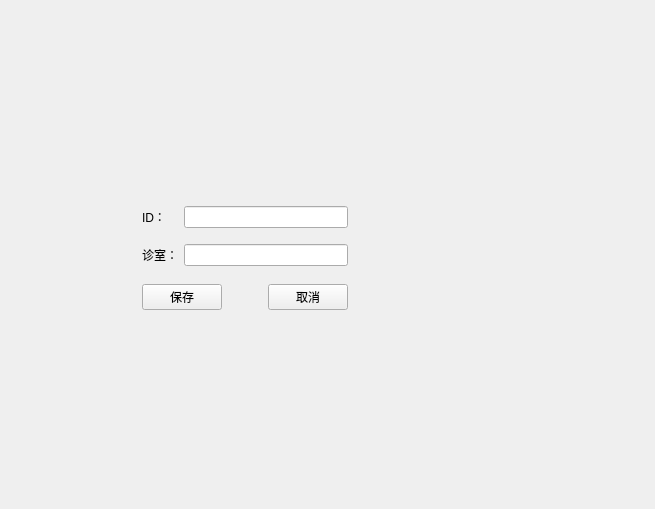
<?xml version="1.0" encoding="UTF-8"?>
<ui version="4.0">
 <class>DepartmentEditView</class>
 <widget class="QWidget" name="DepartmentEditView">
  <property name="geometry">
   <rect>
    <x>0</x>
    <y>0</y>
    <width>655</width>
    <height>509</height>
   </rect>
  </property>
  <property name="windowTitle">
   <string>Form</string>
  </property>
  <layout class="QGridLayout" name="gridLayout_2">
   <item row="0" column="2">
    <spacer name="verticalSpacer">
     <property name="orientation">
      <enum>Qt::Vertical</enum>
     </property>
     <property name="sizeHint" stdset="0">
      <size>
       <width>20</width>
       <height>156</height>
      </size>
     </property>
    </spacer>
   </item>
   <item row="0" column="3" rowspan="2">
    <spacer name="horizontalSpacer_2">
     <property name="orientation">
      <enum>Qt::Horizontal</enum>
     </property>
     <property name="sizeHint" stdset="0">
      <size>
       <width>130</width>
       <height>20</height>
      </size>
     </property>
    </spacer>
   </item>
   <item row="1" column="0">
    <spacer name="horizontalSpacer">
     <property name="orientation">
      <enum>Qt::Horizontal</enum>
     </property>
     <property name="sizeType">
      <enum>QSizePolicy::Fixed</enum>
     </property>
     <property name="sizeHint" stdset="0">
      <size>
       <width>131</width>
       <height>20</height>
      </size>
     </property>
    </spacer>
   </item>
   <item row="1" column="1" colspan="2">
    <layout class="QVBoxLayout" name="verticalLayout">
     <item>
      <layout class="QGridLayout" name="gridLayout">
       <item row="2" column="0">
        <widget class="QLabel" name="label_2">
         <property name="text">
          <string>诊室：</string>
         </property>
        </widget>
       </item>
       <item row="2" column="1">
        <widget class="QLineEdit" name="dbEditName"/>
       </item>
       <item row="0" column="0">
        <widget class="QLabel" name="label">
         <property name="layoutDirection">
          <enum>Qt::LeftToRight</enum>
         </property>
         <property name="text">
          <string>ID：</string>
         </property>
         <property name="alignment">
          <set>Qt::AlignLeading|Qt::AlignLeft|Qt::AlignVCenter</set>
         </property>
        </widget>
       </item>
       <item row="0" column="1">
        <widget class="QLineEdit" name="dbEditID"/>
       </item>
       <item row="1" column="1">
        <spacer name="verticalSpacer_5">
         <property name="orientation">
          <enum>Qt::Vertical</enum>
         </property>
         <property name="sizeType">
          <enum>QSizePolicy::Fixed</enum>
         </property>
         <property name="sizeHint" stdset="0">
          <size>
           <width>20</width>
           <height>10</height>
          </size>
         </property>
        </spacer>
       </item>
      </layout>
     </item>
     <item>
      <spacer name="verticalSpacer_4">
       <property name="orientation">
        <enum>Qt::Vertical</enum>
       </property>
       <property name="sizeType">
        <enum>QSizePolicy::Fixed</enum>
       </property>
       <property name="sizeHint" stdset="0">
        <size>
         <width>20</width>
         <height>12</height>
        </size>
       </property>
      </spacer>
     </item>
     <item>
      <layout class="QHBoxLayout" name="horizontalLayout">
       <item>
        <widget class="QPushButton" name="pushButton">
         <property name="text">
          <string>保存</string>
         </property>
        </widget>
       </item>
       <item>
        <spacer name="horizontalSpacer_3">
         <property name="orientation">
          <enum>Qt::Horizontal</enum>
         </property>
         <property name="sizeHint" stdset="0">
          <size>
           <width>40</width>
           <height>20</height>
          </size>
         </property>
        </spacer>
       </item>
       <item>
        <widget class="QPushButton" name="pushButton_2">
         <property name="text">
          <string>取消</string>
         </property>
        </widget>
       </item>
      </layout>
     </item>
    </layout>
   </item>
   <item row="2" column="1">
    <spacer name="verticalSpacer_2">
     <property name="orientation">
      <enum>Qt::Vertical</enum>
     </property>
     <property name="sizeHint" stdset="0">
      <size>
       <width>20</width>
       <height>155</height>
      </size>
     </property>
    </spacer>
   </item>
  </layout>
 </widget>
 <resources/>
 <connections/>
</ui>
